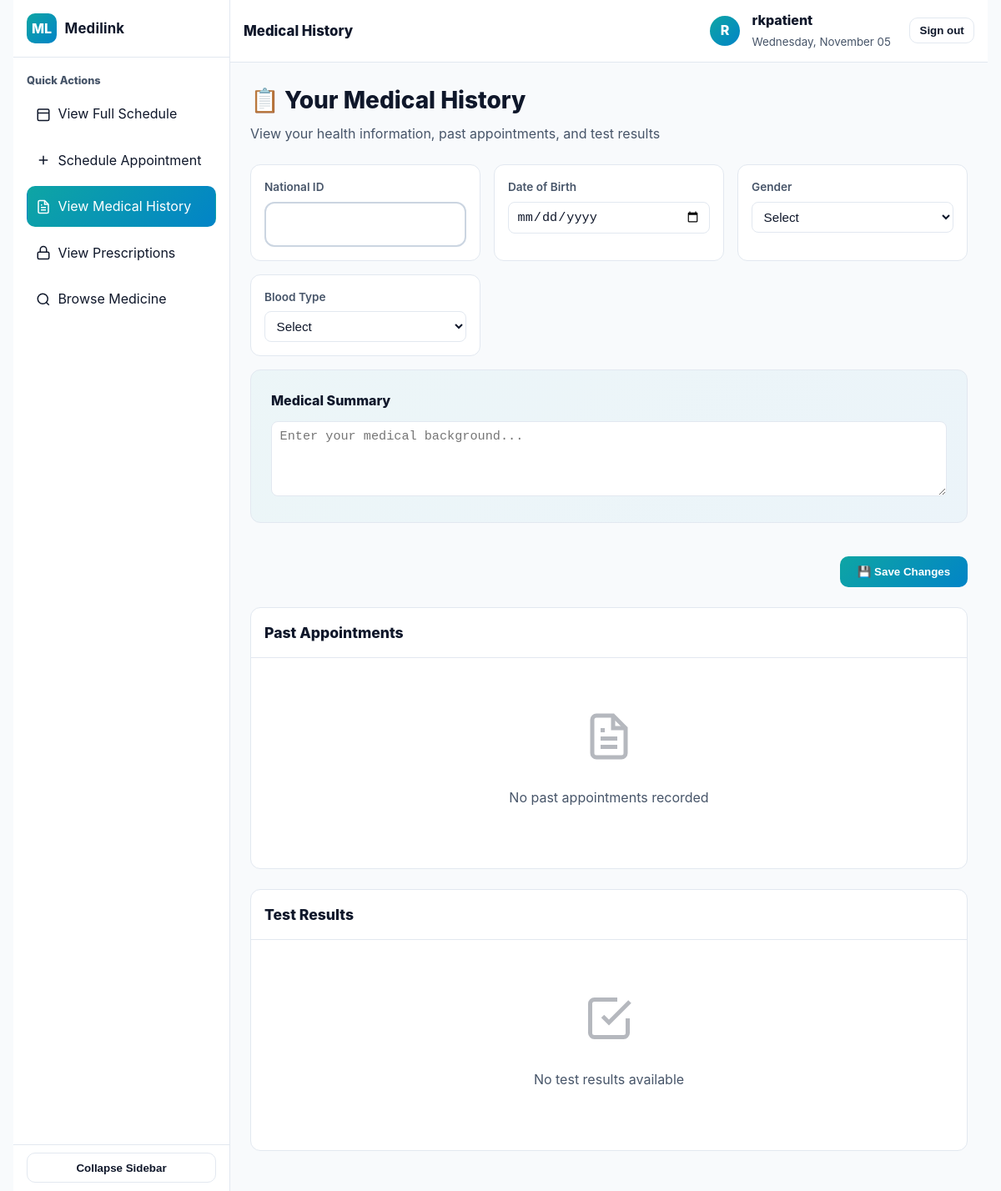
Before: /accounts/patient/medical-history/ (signed in) with the older database file.
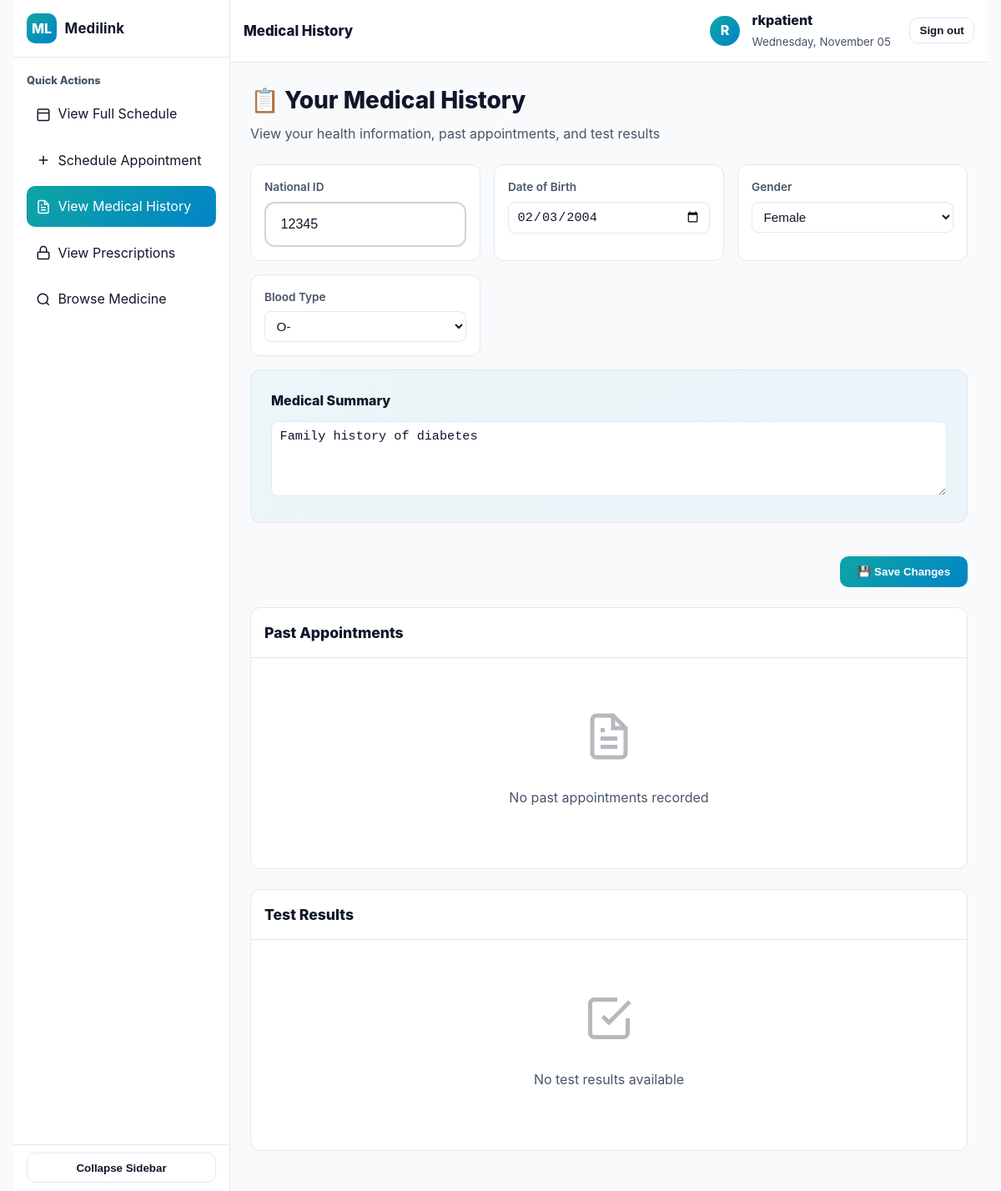
After: the same page with the newer database file.
### accounts/models.py (models this page shows, shortened)
class Patient(models.Model):
    patient_id = models.OneToOneField(
        User, on_delete=models.CASCADE, primary_key=True, related_name="patient"
    )
    national_id = models.CharField(max_length=40, blank=True)
    dob = models.DateField(null=True, blank=True)
    gender = models.CharField(max_length=20, blank=True)
    blood_type = models.CharField(max_length=5, blank=True)
    history_summary = models.TextField(blank=True)

### accounts/views.py (the view, shortened to what this page needs)
# urls.py: path('patient/medical-history/', views.view_medical_history, name='view_medical_history'),
@login_required
def view_medical_history(request):
    if request.user.role != User.Role.PATIENT:
        return render(request, "accounts/error.html", {"message": "This page is for patients only."})
    patient = request.user.patient  # assuming 1-to-1 relation
    past_appointments = Appointment.objects.filter(
        patient=patient,
        status=Appointment.Status.COMPLETED
    ).order_by("-date_time")
    test_results = TestResult.objects.filter(patient=patient) if hasattr(patient, "testresult_set") else []
    context = {
        "patient_name": request.user.name or request.user.username,
        "today": timezone.localdate().strftime("%A, %B %d"),
        "patient_info": patient,
        "past_appointments": past_appointments,
        "test_results": test_results,
        "blood_types": ["A+", "A-", "B+", "B-", "AB+", "AB-", "O+", "O-"],  # ✅ add this
    }
    return render(request, "accounts/view_medical_history.html", context)

### accounts/templates/accounts/view_medical_history.html (shortened to what the changed rows need)
{% load static %}
<!DOCTYPE html>
<html lang="en">
<head>
  <link rel="stylesheet" href="{% static 'css/styles.css' %}">
</head>
<body>
  <div class="app" id="appShell">
    <aside class="sidebar">
      <div class="brand"><div class="logo">ML</div><h1>Medilink</h1></div>
    </aside>
    <section class="main">
      <div class="content">
        <div class="page-header">
          <h1>📋 Your Medical History</h1>
        </div>
        <form method="post" class="info-grid" style="margin-bottom:1.5rem;">
          <div class="info-card">
            <div class="label">National ID</div>
            <input type="text" name="national_id" value="{{ patient_info.national_id }}" class="input-field">
          </div>
          <div class="info-card">
            <div class="label">Date of Birth</div>
            <input type="date" name="dob" value="{{ patient_info.dob|date:'Y-m-d' }}" class="input-field">
          </div>
          <div class="info-card">
            <div class="label">Gender</div>
            <select name="gender" class="input-field">
              <option value="">Select</option>
              <option value="Female" {% if patient_info.gender == 'Female' %}selected{% endif %}>Female</option>
            </select>
          </div>
          <div class="info-card">
            <div class="label">Blood Type</div>
            <select name="blood_type" class="input-field">
              <option value="">Select</option>
              {% for type in blood_types %}
                <option value="{{ type }}" {% if patient_info.blood_type == type %}selected{% endif %}>{{ type }}</option>
              {% endfor %}
            </select>
          </div>
          <div class="summary-box" style="grid-column:1 / -1;">
            <h3>Medical Summary</h3>
            <textarea name="history_summary" rows="4" class="input-field" placeholder="Enter your medical background...">{{ patient_info.history_summary }}</textarea>
          </div>
        </form>
        <div class="section">
          <div class="section-header">
            <h2>Past Appointments</h2>
          </div>
        </div>
        <div class="section">
          <div class="section-header">
            <h2>Test Results</h2>
          </div>
        </div>
      </div>
    </section>
  </div>
</body>
</html>

Changed rows visible on the page:
now on this page (row edited): Patient: national_id "12345", dob "02/03/2004", gender "Female", blood_type "O-", history_summary "Family history of diabetes"
Other visible differences:
form field gender: "Select" → (not shown)
form field blood_type: "Select" → (not shown)
